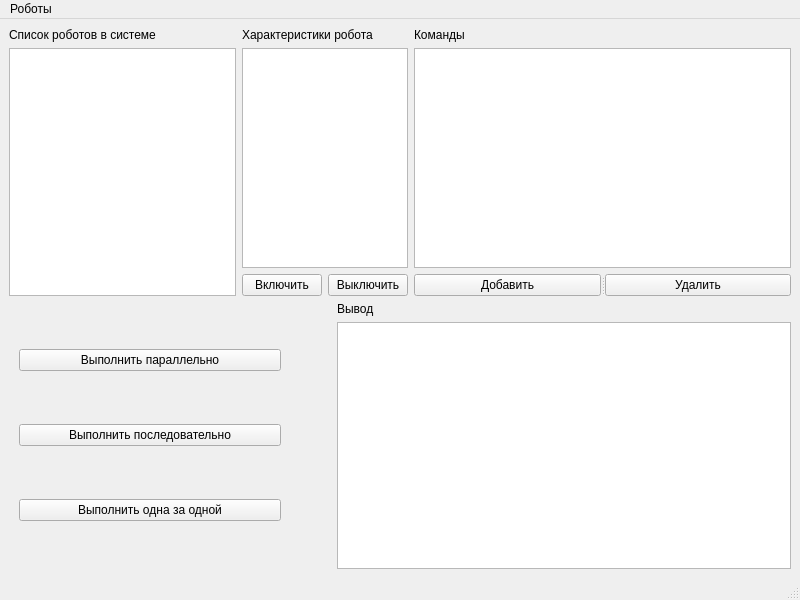
<?xml version="1.0" encoding="UTF-8"?>
<ui version="4.0">
 <class>MainWindowApp</class>
 <widget class="QMainWindow" name="MainWindowApp">
  <property name="geometry">
   <rect>
    <x>0</x>
    <y>0</y>
    <width>800</width>
    <height>600</height>
   </rect>
  </property>
  <property name="windowTitle">
   <string>Система управления промышленными роботами</string>
  </property>
  <widget class="QWidget" name="centralwidget">
   <layout class="QVBoxLayout" name="verticalLayout_6">
    <item>
     <layout class="QHBoxLayout" name="horizontalLayout" stretch="3,2,5">
      <item>
       <layout class="QVBoxLayout" name="verticalLayout_3">
        <item>
         <widget class="QLabel" name="labelListRobots">
          <property name="text">
           <string>Список роботов в системе</string>
          </property>
         </widget>
        </item>
        <item>
         <widget class="QListWidget" name="listViewAllRobots"/>
        </item>
       </layout>
      </item>
      <item>
       <layout class="QVBoxLayout" name="verticalLayout">
        <item>
         <widget class="QLabel" name="labelRobot">
          <property name="minimumSize">
           <size>
            <width>0</width>
            <height>14</height>
           </size>
          </property>
          <property name="text">
           <string>Характеристики робота</string>
          </property>
         </widget>
        </item>
        <item>
         <widget class="QListView" name="robotStat">
          <property name="sizePolicy">
           <sizepolicy hsizetype="Expanding" vsizetype="Expanding">
            <horstretch>0</horstretch>
            <verstretch>0</verstretch>
           </sizepolicy>
          </property>
          <property name="maximumSize">
           <size>
            <width>512</width>
            <height>16777215</height>
           </size>
          </property>
         </widget>
        </item>
        <item>
         <layout class="QHBoxLayout" name="horizontalLayout_3">
          <item>
           <widget class="QPushButton" name="buttonTurnOn">
            <property name="sizePolicy">
             <sizepolicy hsizetype="Fixed" vsizetype="Fixed">
              <horstretch>0</horstretch>
              <verstretch>0</verstretch>
             </sizepolicy>
            </property>
            <property name="text">
             <string>Включить</string>
            </property>
           </widget>
          </item>
          <item>
           <widget class="QPushButton" name="buttonTurnOff">
            <property name="sizePolicy">
             <sizepolicy hsizetype="Fixed" vsizetype="Fixed">
              <horstretch>0</horstretch>
              <verstretch>0</verstretch>
             </sizepolicy>
            </property>
            <property name="text">
             <string>Выключить</string>
            </property>
           </widget>
          </item>
         </layout>
        </item>
       </layout>
      </item>
      <item>
       <layout class="QVBoxLayout" name="verticalLayout_2">
        <item>
         <widget class="QLabel" name="labelCommands">
          <property name="text">
           <string>Команды</string>
          </property>
         </widget>
        </item>
        <item>
         <widget class="QTableView" name="commandTable"/>
        </item>
        <item>
         <widget class="QSplitter" name="splitter">
          <property name="orientation">
           <enum>Qt::Horizontal</enum>
          </property>
          <widget class="QPushButton" name="buttonAddCommand">
           <property name="sizePolicy">
            <sizepolicy hsizetype="Fixed" vsizetype="Fixed">
             <horstretch>0</horstretch>
             <verstretch>0</verstretch>
            </sizepolicy>
           </property>
           <property name="text">
            <string>Добавить</string>
           </property>
          </widget>
          <widget class="QPushButton" name="buttonEraseCommand">
           <property name="sizePolicy">
            <sizepolicy hsizetype="Fixed" vsizetype="Fixed">
             <horstretch>0</horstretch>
             <verstretch>0</verstretch>
            </sizepolicy>
           </property>
           <property name="text">
            <string>Удалить</string>
           </property>
          </widget>
         </widget>
        </item>
       </layout>
      </item>
     </layout>
    </item>
    <item>
     <layout class="QHBoxLayout" name="horizontalLayout_2" stretch="3,2,5">
      <item>
       <layout class="QVBoxLayout" name="verticalLayout_5">
        <property name="leftMargin">
         <number>10</number>
        </property>
        <item>
         <widget class="QPushButton" name="buttonMakeCommandParallel_2">
          <property name="sizePolicy">
           <sizepolicy hsizetype="Expanding" vsizetype="Fixed">
            <horstretch>0</horstretch>
            <verstretch>0</verstretch>
           </sizepolicy>
          </property>
          <property name="text">
           <string>Выполнить параллельно</string>
          </property>
         </widget>
        </item>
        <item>
         <widget class="QPushButton" name="buttonMakeCommandConsistently">
          <property name="sizePolicy">
           <sizepolicy hsizetype="Expanding" vsizetype="Fixed">
            <horstretch>0</horstretch>
            <verstretch>0</verstretch>
           </sizepolicy>
          </property>
          <property name="text">
           <string>Выполнить последовательно</string>
          </property>
         </widget>
        </item>
        <item>
         <widget class="QPushButton" name="buttonMakeCommandOnetoanother">
          <property name="sizePolicy">
           <sizepolicy hsizetype="Expanding" vsizetype="Fixed">
            <horstretch>0</horstretch>
            <verstretch>0</verstretch>
           </sizepolicy>
          </property>
          <property name="text">
           <string>Выполнить одна за одной</string>
          </property>
         </widget>
        </item>
       </layout>
      </item>
      <item>
       <spacer name="horizontalSpacer">
        <property name="orientation">
         <enum>Qt::Horizontal</enum>
        </property>
        <property name="sizeType">
         <enum>QSizePolicy::Maximum</enum>
        </property>
        <property name="sizeHint" stdset="0">
         <size>
          <width>50</width>
          <height>20</height>
         </size>
        </property>
       </spacer>
      </item>
      <item>
       <layout class="QVBoxLayout" name="verticalLayout_4">
        <item>
         <widget class="QLabel" name="labelOut">
          <property name="text">
           <string>Вывод</string>
          </property>
         </widget>
        </item>
        <item>
         <widget class="QListView" name="listViewResult">
          <property name="sizePolicy">
           <sizepolicy hsizetype="Expanding" vsizetype="Expanding">
            <horstretch>0</horstretch>
            <verstretch>0</verstretch>
           </sizepolicy>
          </property>
         </widget>
        </item>
       </layout>
      </item>
     </layout>
    </item>
   </layout>
  </widget>
  <widget class="QMenuBar" name="menubar">
   <property name="geometry">
    <rect>
     <x>0</x>
     <y>0</y>
     <width>800</width>
     <height>21</height>
    </rect>
   </property>
   <widget class="QMenu" name="menu">
    <property name="title">
     <string>Роботы</string>
    </property>
    <addaction name="actionAddRobot"/>
    <addaction name="actionEraseRobot"/>
   </widget>
   <addaction name="menu"/>
  </widget>
  <widget class="QStatusBar" name="statusbar"/>
  <action name="actionAddRobot">
   <property name="text">
    <string>Внести робота</string>
   </property>
  </action>
  <action name="actionEraseRobot">
   <property name="text">
    <string>Удалить робота</string>
   </property>
  </action>
 </widget>
 <resources/>
 <connections/>
</ui>
